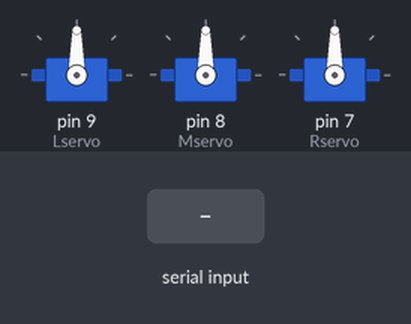
A sketch run on a simulated Arduino Uno, built with avr-gcc and run on an emulated ATmega328P. Shown: 3 × servo. The inputs (shaded band) are chosen by the test bench. What the sketch prints to the serial monitor is not drawn.

Above: at 1.2 s.
1.3 s: "L90\n" received over Serial
At 2.5 s:
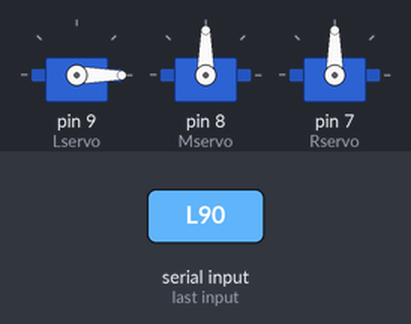
2.8 s: "L,45\n" received over Serial
At 3.9 s:
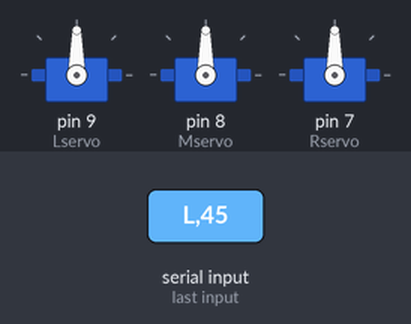
4.3 s: "M90\n" received over Serial
At 5.0 s:
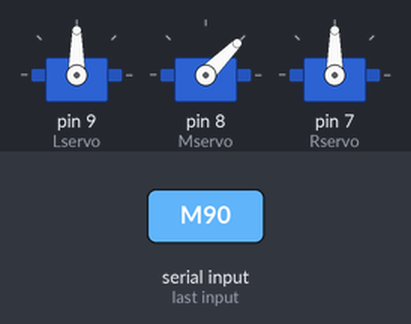
5.8 s: "M,45\n" received over Serial
At 6.2 s:
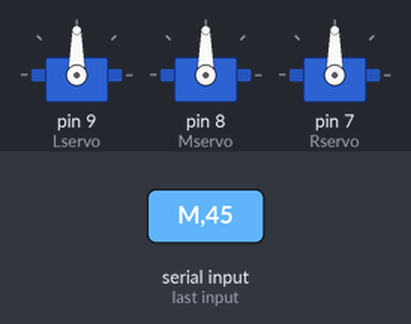
7.3 s: "R90\n" received over Serial
At 8.5 s:
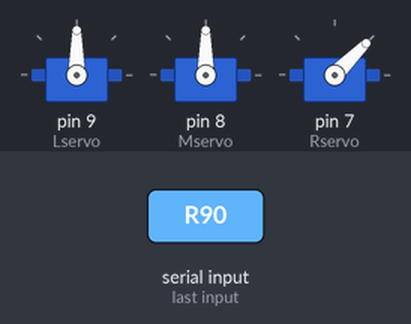
Timing chart, 0 to 9.8 s (numbered marks = the images above; inputs shaded):
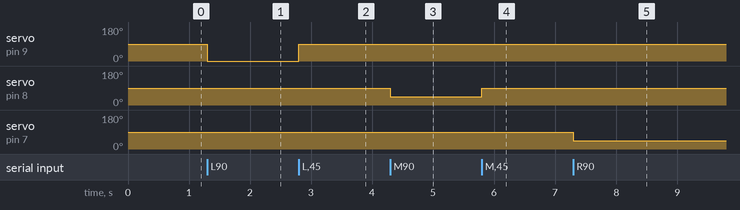

Measured:
- after the input at 1.3 s, servo on pin 9 (Lservo): 90° → 0° at once
- after the input at 2.8 s, servo on pin 9 (Lservo): 0° → 90° at once
- after the input at 4.3 s, servo on pin 8 (Mservo): 90° → 45° at once
- after the input at 5.8 s, servo on pin 8 (Mservo): 45° → 90° at once
- after the input at 7.3 s, servo on pin 7 (Rservo): 90° → 45° at once

The sketch:

milestone_2_physical_arduino.ino
```cpp
#include <Servo.h>

Servo Lservo, Mservo, Rservo;

void setup(){
  Lservo.attach(9); // left
  Mservo.attach(8); // middle
  Rservo.attach(7); // right

  Serial.begin(19200); // 19200 is the rate of communication

  Serial.println("Rolling"); // some output for debug purposes.

}

void loop() {
  static int angle = 0; // value to be sent to the servos (0-180)

  if ( Serial.available()) {
    char ch = Serial.read(); // read in a character from the serial port and assign to ch
    switch(ch) { // switch based on the value of ch
      case '0'...'9': // if it's numeric
        angle = angle * 10 + ch - '0';
        break;

      case 'L': // left pixel
        Lservo.write(angle);
        angle = 0;
        break;

      case 'M': // middle pixel
        Mservo.write(angle);
        angle = 0;
        break;

      case 'R': // right pixel
        Rservo.write(angle);
        angle = 0;
        break;
    }
  }
}
```
